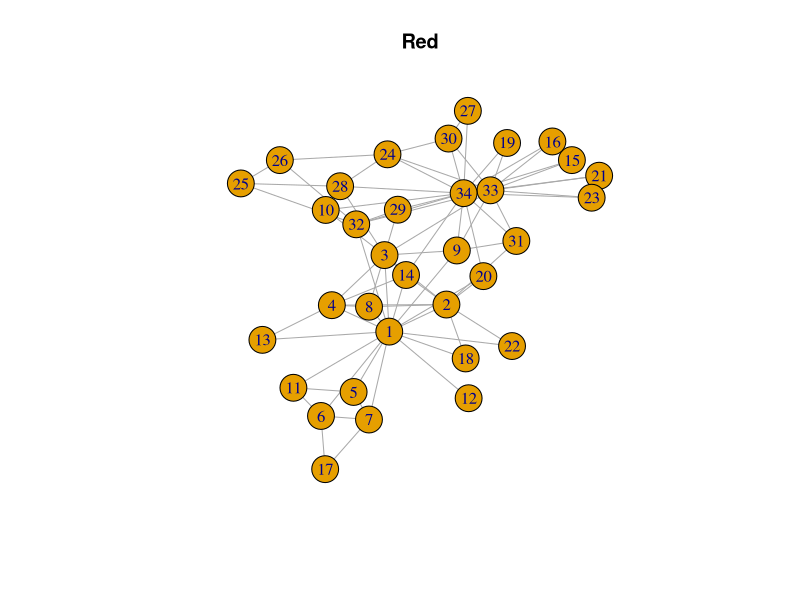
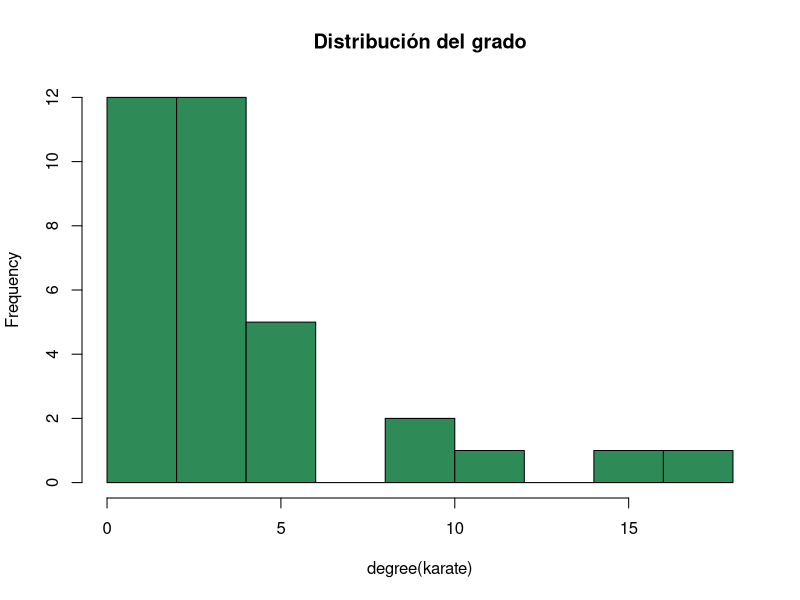

Write R code to recreate these figures, in order.

library(igraph)
karate <- make_graph("Zachary")

## ¿Cuántos nodos y conexiones tiene?
plot(karate, main = "Red")

## ¿Quiénes son los nodos y cuál es la regla de conexión?
karate
#IGRAPH fcc9838 U--- 34 78 -- Zachary
#Indica una red U - undirected (no dirigida) de 34 nodos
#

## ¿Qué tan densa es la red?
edge_density(karate)

##¿Cómo obtienes la matriz de adyacencia?
adj_mat <- as.matrix (get.adjacency (karate) )
adj_mat

## Calcula y gráfica la distribución de conectividades

#Calculo de distribución de conectividades
degree(karate)
#Gráfica
dist_con <- hist(degree(karate), col="seagreen", main = "Distribución del grado")
dist_con

##Calcula el diámetro, la matriz de distancias y la distancia promedio
diameter(karate)

mean_distance(karate)

##Encuentra la trayectoria de los nodos más alejados.

##Existen nodos con coefeiciente de clusterización 1. ¿Qué significa?


##Mide, con al menos tres medidas de centralidad, los nodos más importantes

